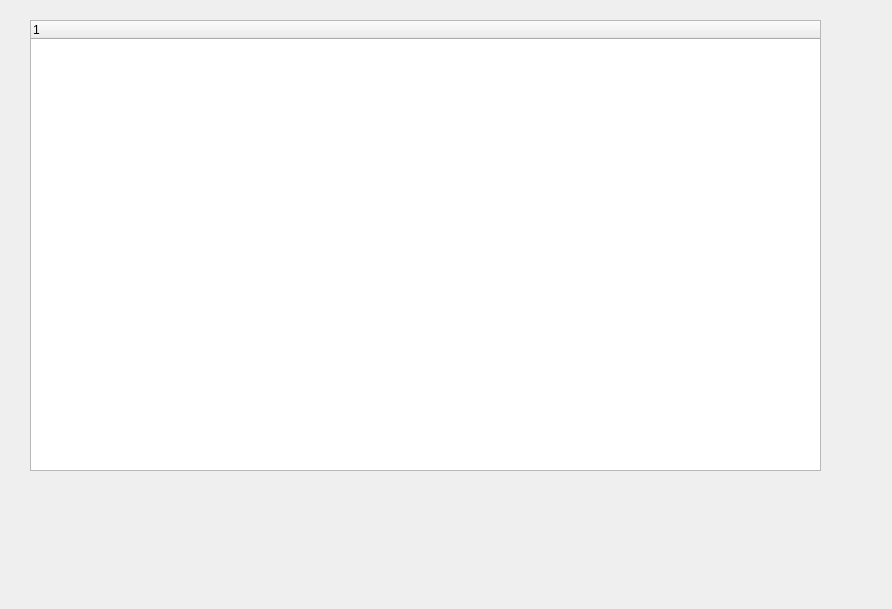
<?xml version="1.0" encoding="UTF-8"?>
<ui version="4.0">
 <class>Dialog</class>
 <widget class="QDialog" name="Dialog">
  <property name="geometry">
   <rect>
    <x>0</x>
    <y>0</y>
    <width>892</width>
    <height>609</height>
   </rect>
  </property>
  <property name="windowTitle">
   <string>Dialog</string>
  </property>
  <widget class="QTreeWidget" name="treeWidget">
   <property name="geometry">
    <rect>
     <x>30</x>
     <y>20</y>
     <width>791</width>
     <height>451</height>
    </rect>
   </property>
   <column>
    <property name="text">
     <string notr="true">1</string>
    </property>
   </column>
  </widget>
 </widget>
 <resources/>
 <connections/>
</ui>
